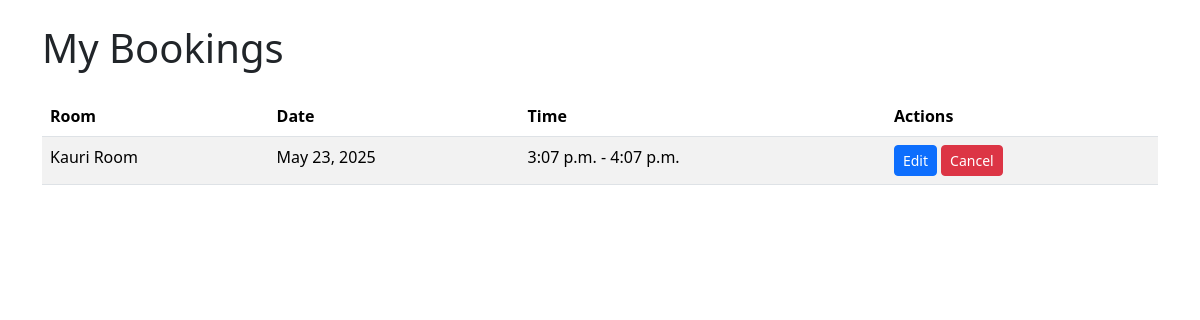
The app's page /my-bookings/ (signed in), older data.
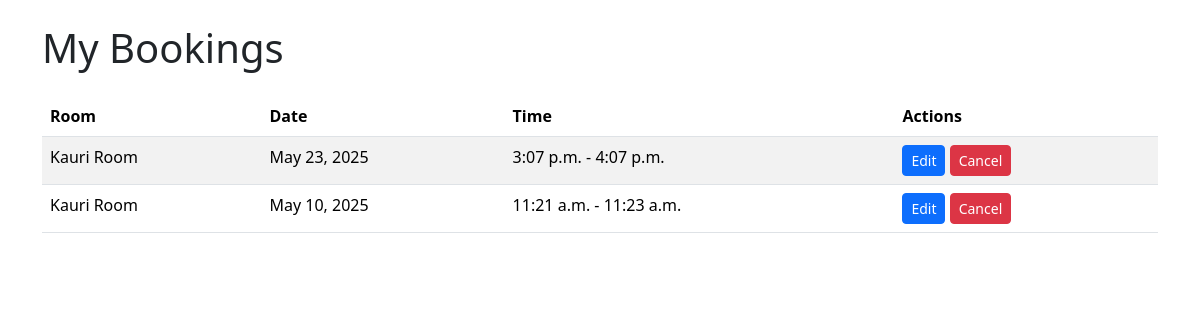
The same page, newer data.
### rooms/models.py (models this page shows, shortened)
class Booking(models.Model):
    user = models.ForeignKey(User, on_delete=models.CASCADE)
    room = models.ForeignKey(Room, on_delete=models.CASCADE)
    date = models.DateField()
    start_time = models.TimeField()
    end_time = models.TimeField()

class Room(models.Model):
    name = models.CharField(max_length=100)
    capacity = models.PositiveIntegerField()
    location = models.CharField(max_length=100)
    available = models.BooleanField(default=True)

### rooms/views.py (the view)
# urls.py: path('my-bookings/', views.my_bookings, name='my_bookings'),
@login_required
def my_bookings(request):
    bookings = Booking.objects.filter(user=request.user)
    return render(request, 'rooms/my_bookings.html', {'bookings': bookings})

### rooms/templates/rooms/my_bookings.html (shortened to what this page needs)
<!DOCTYPE html>
<html>
<head>
    <link href="https://cdn.jsdelivr.net/npm/bootstrap@5.3.3/dist/css/bootstrap.min.css" rel="stylesheet">
</head>
<body>
<div class="container mt-4">
    <h1 class="mb-4">My Bookings</h1>
    {% if bookings %}
    <table class="table table-striped">
        <thead>
            <tr>
                <th>Room</th>
                <th>Date</th>
                <th>Time</th>
                <th>Actions</th>
            </tr>
        </thead>
        <tbody>
            {% for booking in bookings %}
            <tr>
                <td>{{ booking.room.name }}</td>
                <td>{{ booking.date }}</td>
                <td>{{ booking.start_time }} - {{ booking.end_time }}</td>
                <td>
                    <a href="{% url 'edit_booking' booking.id %}" class="btn btn-sm btn-primary">Edit</a>
                    <a href="{% url 'cancel_booking' booking.id %}" class="btn btn-sm btn-danger">Cancel</a>
                </td>
            </tr>
            {% endfor %}
        </tbody>
    </table>
    {% else %}
        <p>You have no bookings.</p>
    {% endif %}
</div>
</body>
</html>

Row changes from the older to the newer data that the page shows:
added Booking: room.name "Kauri Room", date "May 10, 2025", start_time "11:21 a.m.", end_time "11:23 a.m."
